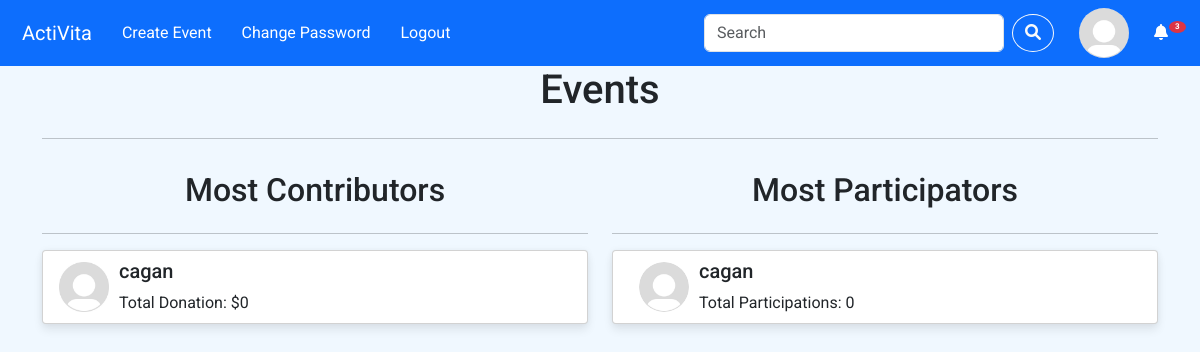
The page / (signed in) on the database its author committed.
### app/models.py (models this page shows, shortened)
class User(AbstractUser):
    profile_image = models.ImageField(upload_to='img/', default='img/default_profile.jpg')
    event_participations = models.ManyToManyField('Event', through='Participation')
    def total_participations(self):
        return self.event_participations.count()

### app/views.py (the view)
# urls.py: path("", views.index, name="index"),
def index(request):
    if not request.user.is_authenticated:
        return HttpResponseRedirect(reverse("login"))
    events = Event.objects.all()
    event_list = []
    for event in events:
        is_participated = Participation.objects.filter(user=request.user, event=event).exists()
        event_list.append({
            "event": event,
            "is_participated": is_participated
        })
    contributors = User.objects.annotate(total_donation=Sum('donations__amount')).order_by('-total_donation')[:5]
    participators = User.objects.annotate(participation_count=Count('event_participations')).order_by('-participation_count')[:5]
    return render(request, "app/index.html", {
        "event_list": event_list,
        "contributors": contributors,
        "participators": participators
    })

### app/templates/app/index.html (shortened to what this page needs)
{% extends "app/layout.html" %}
{% load static %}
{% block body %}
    <div class="container">
        <h1 class="text-center">Events</h1>
        <hr>
        <div class="row">
            <div class="col-md-6 most-contributors d-flex flex-column">
                <h2 class="text-center mt-3">Most Contributors</h2>
                <hr>
                <div class="card h-100 mb-3 d-flex flex-column contributors">
                    <ul class="list-group list-group-flush">
                        {% for contributor in contributors %}
                            <li class="list-group-item d-flex align-items-center">
                                <img src="{% static 'app/img/default_profile.jpg' %}" alt="Profile Image" class="card-img">
                                <div>
                                    <h5 class="card-text">{{ contributor.username }}</h5>
                                    <p class="card-text">Total Donation: ${{ contributor.total_donation|default:0 }}</p>
                                </div>
                            </li>
                        {% endfor %}
                    </ul>
                </div>
            </div>
            <div class="col-md-6 most-participators d-flex flex-column">
                <h2 class="text-center mt-3">Most Participators</h2>
                <hr>
                <div class="card h-100 mb-3 d-flex flex-column participators">
                    <ul class="list-group list-group-flush">
                        {% for participator in participators %}
                            <li class="list-group-item d-flex align-items-center">
                                <img src="{{ participator.profile_image.url }}" alt="Profile Image" class="card-img rounded-circle">
                                <div>
                                    <h5 class="card-text">{{ participator.username }}</h5>
                                    <p class="card-text">Total Participations: {{ participator.total_participations }}</p>
                                </div>
                            </li>
                        {% endfor %}
                    </ul>
                </div>
            </div>
        </div>
    </div>
{% endblock %}

### app/templates/app/layout.html (shortened to what this page needs)
<!DOCTYPE html>
<html lang="en">
{% load static %}
    <head>
        <link href="https://cdn.jsdelivr.net/npm/bootstrap@5.3.3/dist/css/bootstrap.min.css" rel="stylesheet">
        <link href="https://cdnjs.cloudflare.com/ajax/libs/font-awesome/6.0.0-beta3/css/all.min.css" rel="stylesheet">
        <link rel="stylesheet" href="https://unpkg.com/leaflet@1.9.4/dist/leaflet.css" />
        <link href="{% static 'app/css/styles.css' %}" rel="stylesheet" type="text/css">
    </head>
    <body>
        <nav class="navbar bg-primary">
            <div class="container-fluid">
                <div class="left">
                    <a class="navbar-brand" href="{% url 'index' %}">ActiVita</a>
                    {% if user.is_authenticated %}
                        <a class="nav-link" href="{% url 'create_event' %}">Create Event</a>
                        <a class="nav-link" href="{% url 'change_password' %}">Change Password</a>
                        <a class="nav-link" href="{% url 'logout' %}">Logout</a>
                    {% else %}
                        <a class="nav-link" href="{% url 'login' %}">Login</a>
                        <a class="nav-link" href="{% url 'register' %}">Register</a>
                    {% endif %}
                </div>
                <div class="right">
                    <form class="d-flex" role="search" action="{% url 'search' %}" method="post">
                        <input class="form-control me-2 search-bar" type="search" placeholder="Search" name="query" aria-label="Search">
                        <button class="btn btn-outline-light rounded-circle search-btn" type="submit"><i class="fa-solid fa-magnifying-glass"></i></button>
                    </form>
                    {% if user.is_authenticated %}
                        <a href="{% url 'profile_page' %}" class="nav-item user">
                            {% if user.profile_image %}
                                <img src="{{ user.profile_image.url }}" class="rounded-circle" alt="Profile Image" width="50" height="50">
                            {% else %}
                                <img src="{% static 'app/img/default_profile.jpg' %}" class="rounded-circle" alt="Default Picture" width="50" height="50">
                            {% endif %}
                        </a>
                        <div class="notification-wrapper">
                            <i class="fa-solid fa-bell"></i>
                            <span class="badge bg-danger" id="notification-count">3</span>
                        </div>
                    {% endif %}
                </div>
            </div>
        </nav>
        <div class="body" id="main-content">
            {% block body %}
            {% endblock %}
        </div>
    </body>
</html>

### app/static/app/css/styles.css (style rules this page uses)
* { margin: 0; padding: 0; box-sizing: border-box; font-family: 'Roboto', sans-serif; }
body { background-color: #f0f8ff; }
.navbar-brand, .nav-link, .fa-bell { color: white; margin: 0 10px 0 10px; text-decoration: none; }
.navbar-brand { margin-right: 20px; }
.left, .right { display: flex; align-items: center; }
.navbar .container-fluid { display: flex; justify-content: space-between; align-items: center; }
.navbar .right form, .user { display: flex; align-items: center; margin-right: 15px; }
.rounded-circle { margin-left: 10px; object-fit: cover; }
.search-bar { width: 300px; }

### app/templates/app/index.html (style rules this page uses)
.card { height: 100%; display: flex; flex-direction: column; max-height: 400px; overflow-y: auto; margin-bottom: 20px; box-shadow: 0 6px 10px rgba(0,0,0,.08), 0 0 6px rgba(0,0,0,.05); border-radius: 4px; background: #fff; transition: .3s transform cubic-bezier(.155,1.105,.295,1.12),.3s box-shadow,.3s -webkit-transform cubic-bezier(.155,1.105,.295,1.12); cursor: pointer; }
.card-img { width: 50px; height: 50px; object-fit: cover; margin-right: 10px; }
.contributors, .participators { overflow-y: hidden; }

### app/templates/app/layout.html (style rules this page uses)
* { margin: 0; padding: 0; box-sizing: border-box; font-family: 'Roboto', sans-serif; }
body { background-color: #f0f8ff; }
.navbar-brand, .nav-link, .fa-bell { color: white; margin: 0 20px 0 10px; text-decoration: none; }
.navbar-brand { margin-right: 20px; }
.left, .right { display: flex; align-items: center; }
.navbar .container-fluid { display: flex; justify-content: space-between; align-items: center; }
.navbar .right form, .user { display: flex; align-items: center; margin-right: 15px; }
.rounded-circle { margin-left: 10px; object-fit: cover; }
.search-bar { width: 300px; }
.search-btn { margin: 0; }
.notification-wrapper { position: relative; display: inline-block; }
#notification-count { position: absolute; top: 0px; left: 25px; padding: 2px 6px; border-radius: 50%; background-color: red; color: white; font-size: 8px; line-height: 1; }

### rows shown on the page
User: profile_image (placeholder picture), username "cagan", total_donation "0", total_participations "0"
